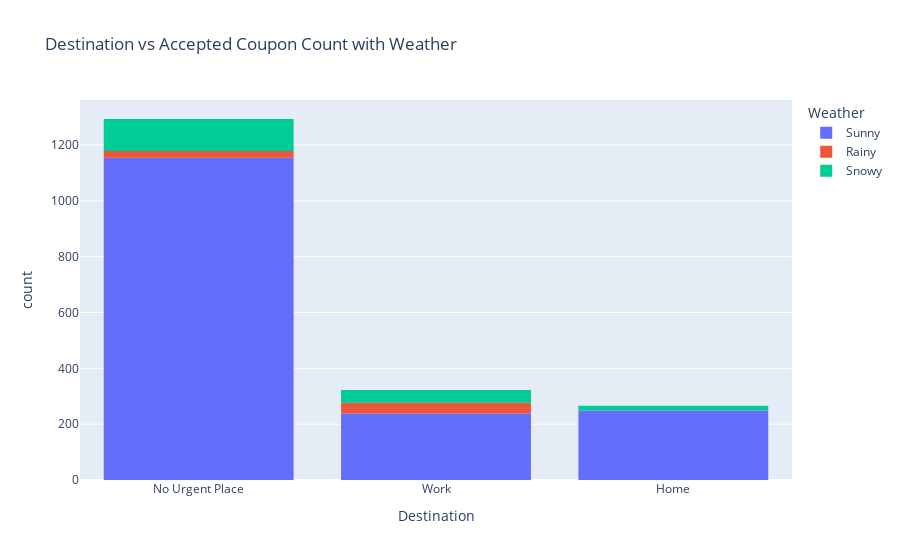

Here is the notebook cell this chart was saved with:
### Code cell
#plot a histogram using plotly (looks better than seaborn) to show destination vs accepted coupon count
#with a color overlay of the weather
figb = px.histogram(dfr.query('Y == 1'), x='Destination', color='Weather', title="Destination vs Accepted Coupon Count with Weather")
figb.show()

### Figure 1 — Plotly figure (JSON) as saved in the notebook; plotly's stock layout.template omitted (floating-point values rounded to 4 significant figures; data arrays with more than 128 entries replaced by an {"elided": "..."} marker saying what was removed)
{"data": [{"alignmentgroup": "True", "bingroup": "x", "hovertemplate": "Weather=Sunny<br>Destination=%{x}<br>count=%{y}<extra></extra>", "legendgroup": "Sunny", "marker": {"color": "#636efa", "pattern": {"shape": ""}}, "name": "Sunny", "offsetgroup": "Sunny", "orientation": "v", "showlegend": true, "type": "histogram", "x": {"elided": "1641 str values"}, "xaxis": "x", "yaxis": "y"}, {"alignmentgroup": "True", "bingroup": "x", "hovertemplate": "Weather=Rainy<br>Destination=%{x}<br>count=%{y}<extra></extra>", "legendgroup": "Rainy", "marker": {"color": "#EF553B", "pattern": {"shape": ""}}, "name": "Rainy", "offsetgroup": "Rainy", "orientation": "v", "showlegend": true, "type": "histogram", "x": ["No Urgent Place", "No Urgent Place", "No Urgent Place", "No Urgent Place", "No Urgent Place", "No Urgent Place", "No Urgent Place", "No Urgent Place", "No Urgent Place", "No Urgent Place", "No Urgent Place", "Work", "Work", "Work", "No Urgent Place", "Work", "Work", "No Urgent Place", "Work", "Work", "No Urgent Place", "Work", "Work", "Work", "No Urgent Place", "Work", "No Urgent Place", "No Urgent Place", "Work", "No Urgent Place", "Work", "Work", "Work", "No Urgent Place", "No Urgent Place", "No Urgent Place", "Work", "Work", "Work", "No Urgent Place", "Work", "Work", "Work", "Work", "Work", "No Urgent Place", "Work", "No Urgent Place", "Work", "Work", "Work", "Work", "Work", "Work", "Work", "Work", "Work", "Work", "Work", "Work", "Work", "Work", "Work"], "xaxis": "x", "yaxis": "y"}, {"alignmentgroup": "True", "bingroup": "x", "hovertemplate": "Weather=Snowy<br>Destination=%{x}<br>count=%{y}<extra></extra>", "legendgroup": "Snowy", "marker": {"color": "#00cc96", "pattern": {"shape": ""}}, "name": "Snowy", "offsetgroup": "Snowy", "orientation": "v", "showlegend": true, "type": "histogram", "x": {"elided": "177 str values"}, "xaxis": "x", "yaxis": "y"}], "layout": {"barmode": "relative", "legend": {"title": {"text": "Weather"}, "tracegroupgap": 0}, "title": {"text": "Destination vs Accepted Coupon Count with Weather"}, "xaxis": {"anchor": "y", "domain": [0, 1], "title": {"text": "Destination"}}, "yaxis": {"anchor": "x", "domain": [0, 1], "title": {"text": "count"}}}}
